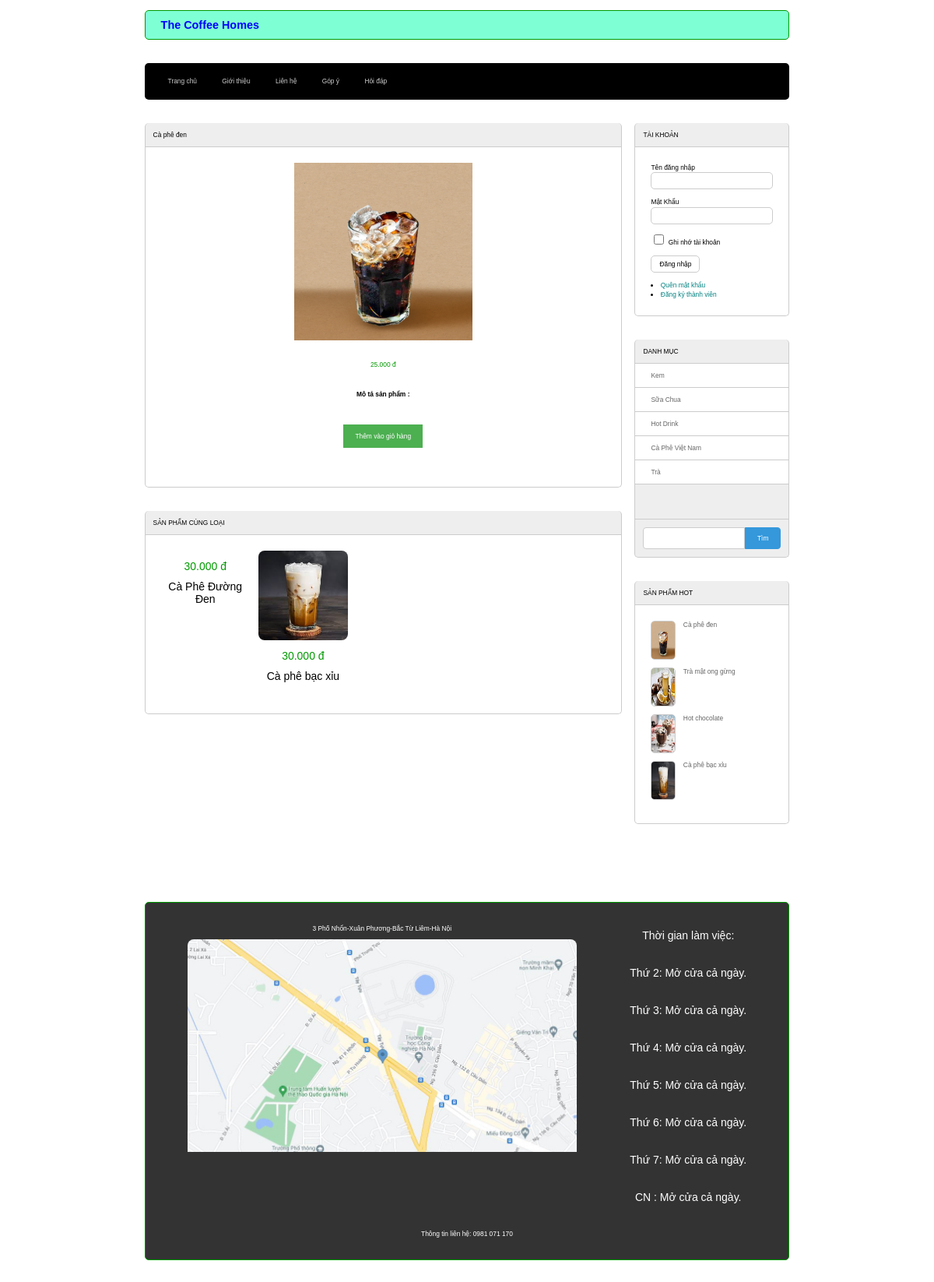
Page /index.php?act=chitietsanpham&idsp=10 on the committed database.
### tables this page shows
CREATE TABLE `products` (
  `ProductID` int(11) NOT NULL,
  `TenSanPham` varchar(255) DEFAULT NULL,
  `MoTa` text DEFAULT NULL,
  `GiaBan` decimal(10,3) DEFAULT NULL,
  `HinhAnhSanPham` varchar(255) DEFAULT NULL,
  `CategoryID` int(11) DEFAULT NULL
);

CREATE TABLE `categories` (
  `CategoriesID` int(11) NOT NULL,
  `TenDanhMuc` varchar(255) DEFAULT NULL,
  `MoTaDanhMuc` text DEFAULT NULL
);

### model/pdo.php (called while the page is built, shortened)
<?php
function pdo_get_connection(){
    $dburl = "mysql:host=localhost;dbname=webcoffeehomes;charset=utf8";
    $username = 'root';
    $password = '';
    $conn = new PDO($dburl, $username, $password);
    $conn->setAttribute(PDO::ATTR_ERRMODE, PDO::ERRMODE_EXCEPTION);
    return $conn;
}
function pdo_query($sql){
    $sql_args = array_slice(func_get_args(), 1);
    try{
        $conn = pdo_get_connection();
        $stmt = $conn->prepare($sql);
        $stmt->execute($sql_args);
        $rows = $stmt->fetchAll();
        return $rows;
    }
    catch(PDOException $e){
        throw $e;
    }
    finally{
        unset($conn);
    }
}
function pdo_query_one($sql){
    $sql_args = array_slice(func_get_args(), 1);
    try{
        $conn = pdo_get_connection();
        $stmt = $conn->prepare($sql);
        $stmt->execute($sql_args);
        $row = $stmt->fetch(PDO::FETCH_ASSOC);
        return $row;
    }
    catch(PDOException $e){
        throw $e;
    }
    finally{
        unset($conn);
    }
}

### model/sanpham.php (called while the page is built, shortened)
<?php
function loadall_sanpham_home($iddm=0) {
    $sql = "SELECT * FROM products WHERE 1 ORDER BY ProductID DESC LIMIT 0,9";
    $dssanpham = pdo_query($sql);
    return $dssanpham;
}
function loadone_sanpham($id=0) {
    $sql = "SELECT * FROM products WHERE ProductID=".$id;
    $sp = pdo_query_one($sql);
    return $sp;
}
function load_sanpham_cungloai($id,$iddm) {
    $sql = "SELECT * FROM products WHERE CategoryID=".$iddm." AND ProductID <>".$id;
    $listspcungloai = pdo_query($sql);
    return $listspcungloai;
}
?>

### global.php (called while the page is built)
<?php
    $img_path = "upload/"
?>

### model/danhmuc.php (called while the page is built, shortened)
<?php
function loadall_danhmuc() {
    $sql = "SELECT * FROM categories ORDER BY CategoriesID desc";
    $dsdanhmuc = pdo_query($sql);
    return $dsdanhmuc;
}
?>

### view/chitietsanpham.php (the view)
<div class="row mb">
    <div class="boxtrai mr">
        <?php
            extract($onesp);
        ?>
        <div class="boxtitle"><?=$TenSanPham?></div>
        <div class="row boxcontent mb">
            <?php
                $img = $img_path . $HinhAnhSanPham;
                echo '<div class="row mb spct"><img src="'.$img.'" alt="">
                <p class="spct_gia">'.$GiaBan.' đ</p>
                <p class="mota">Mô tả sản phẩm : </p>
                <p>'.$MoTa.'</p>
                <div class="row btnaddtocart">
                <form action="index.php?act=addtocart" method="post">
                    <input type="hidden" name="id" value="'.$ProductID.'">
                    <input type="hidden" name="name" value="'.$TenSanPham.'">
                    <input type="hidden" name="img" value="'.$HinhAnhSanPham.'">
                    <input type="hidden" name="price" value="'.$GiaBan.'">
                    <input type="submit" name="addtocart" value="Thêm vào giỏ hàng">
                </form>
                </div>
                </div>';
            ?>
        </div>
        <div class="row">
            <div class="boxtitle">SẢN PHẨM CÙNG LOẠI</div>
            <div class="row boxcontent">
                <?php
                    foreach ($listspcungloai as $spcungloai) {
                        extract($spcungloai);
                        $img = $img_path . $HinhAnhSanPham;
                        $linksp="index.php?act=chitietsanpham&idsp=".$ProductID;
                        echo '<div class="spcungloai">
                        <a href="'.$linksp.'"><img src="'.$img.'" alt=""></a>
                        <p class="giaban">'.$GiaBan.' đ</p>
                        <p>'.$TenSanPham.'</p>
                        </div>';
                    }
                ?>
            </div>
        </div>
    </div>
    <div class="boxphai">
        <?php
        include "boxright.php";
        ?>
    </div>

### view/header.php (shortened to what this page needs)
<!DOCTYPE html>
<html lang="en">
    <head>
        <link rel="stylesheet" href="view/css/style.css" />
    </head>
    <body>
        <div class="boxcenter">
            <div class="row mb header"><h1>The Coffee Homes</h1></div>
            <div class="row mb menu">
                <ul>
                    <li><a href="index.php">Trang chủ</a></li>
                    <li><a href="index.php?act=gioithieu">Giới thiệu</a></li>
                    <li><a href="index.php?act=lienhe">Liên hệ</a></li>
                    <li><a href="index.php?act=gopy">Góp ý</a></li>
                    <li><a href="index.php?act=hoidap">Hỏi đáp</a></li>
                </ul>
            </div>

### index.php (shortened to what this page needs)
<?php
include "model/pdo.php";
include "model/danhmuc.php";
include "model/sanpham.php";
include "view/header.php";
include "global.php";
$spnew = loadall_sanpham_home();
$dsdanhmuc = loadall_danhmuc();
if (isset($_GET['act']) && $_GET['act'] != "") {
    $act = $_GET['act'];
    switch ($act) {
        case 'chitietsanpham':
            if (isset($_GET['idsp']) && $_GET['idsp'] > 0) {
                $onesp = loadone_sanpham($_GET['idsp']);
                extract($onesp);
                $listspcungloai = load_sanpham_cungloai($ProductID, $CategoryID);
                include "view/chitietsanpham.php";
            } else include "view/home.php";
            break;
    }
} else {
    include "view/home.php";
}
include "view/footer.php";

### view/boxright.php
<div class="row mb">
                        <div class="boxtitle">TÀI KHOẢN</div>
                        <div class="boxcontent formtaikhoan">
                            <?php
                                if(isset($_SESSION['user']) && is_array($_SESSION['user'])) {
                                    extract($_SESSION['user']);
                            ?>
                                <div class="row mb10">
                                    Xin Chào <span style="color:blue"><?=$TenTaiKhoan?></span>
                                </div>
                                <div class="row mb10">
                                    <li>
                                        <a href="index.php?act=capnhaptaikhoan">Cập nhập tài khoản</a>
                                    </li>
                                    <li>
                                        <a href="admin/index.php">Đăng nhập admin</a>
                                    </li>
                                    <li>
                                        <a href="index.php?act=thoat">Thoát</a>
                                    </li>
                                </div>
                            <?php
                                }else{
                            ?>
                            <form action="index.php?act=dangnhap" method="post">
                                <div class="row mb10">
                                    Tên đăng nhập <br />
                                    <input type="text" name="user" />
                                </div>
                                <div class="row mb10">
                                    Mật Khẩu <br />
                                    <input type="password" name="pass" id="" />
                                </div>
                                <div class="row mb10">
                                    <input type="checkbox" name="" /> Ghi nhớ
                                    tài khoản
                                </div>
                                <div class="row mb10">
                                    <input type="submit" value="Đăng nhập" name="dangnhap" />
                                </div>
                                <li>
                                    <a href="#">Quên mật khẩu</a>
                                </li>
                                <li>
                                    <a href="index.php?act=dangky">Đăng ký thành viên</a>
                                </li>
                            </form>
                            <?php }?>
                        </div>
                    </div>
                    <div class="row mb">
                        <div class="boxtitle">DANH MỤC</div>
                        <div class="boxcontent2 menudoc">
                            <ul>
                                <?php
                                    foreach ($dsdanhmuc as $dm) {
                                        extract($dm);
                                        $linkdm = "index.php?act=sanpham&iddm=".$CategoriesID;
                                        echo '<li><a href="'.$linkdm.'">'.$TenDanhMuc.'</a></li>';
                                    }
                                ?>
                            </ul>
                        </div>
                        <div class="boxfooter searbox">
                            <form action="index.php?act=sanpham" method="post" class="row-search">
                                <input type="text" name="keysearch"/>
                                <input type="submit" name="search" value="Tìm" class="search-btn round">
                            </form>
                        </div>
                    </div>
                    <div class="row">
                        <div class="boxtitle">SẢN PHẨM HOT</div>
                        <div class="row boxcontent">
                            <div class="row mb10 top10">
                                <img src="view/images/banner/13.-Ca-phe-den-600x600.png" alt="" />
                                <a href="#">Cà phê đen </a>
                            </div>
                            <div class="row mb10 top10">
                                <img src="view/images/banner/tải xuống (1).jpg" alt="" />
                                <a href="#">Trà mật ong gừng</a>
                            </div>
                            <div class="row mb10 top10">
                                <img src="view/images/banner/tải xuống (2).jpg" alt="" />
                                <a href="#">Hot chocolate </a>
                            </div>
                            <div class="row mb10 top10">
                                <img src="view/images/banner/tải xuống.jpg" alt="" />
                                <a href="#">Cà phê bạc xỉu</a>
                            </div>
                        </div>
                    </div>

### view/footer.php (shortened to what this page needs)
<div class="row mb footer">
<div class="contact-info">
            <div class="zoomable">
                <p>3 Phố Nhổn-Xuân Phương-Bắc Từ Liêm-Hà Nội</p>
                <img src="view/images/banner/address.jpg" alt="Address Image" id="zoomedImage">
            </div>
            <div>
                <p class="working-hours">Thời gian làm việc: <br>
                    <br><br>Thứ 2: Mở cửa cả ngày.
                    <br><br><br>Thứ 3: Mở cửa cả ngày.
                    <br><br><br>Thứ 4: Mở cửa cả ngày.
                    <br><br><br>Thứ 5: Mở cửa cả ngày.
                    <br><br><br>Thứ 6: Mở cửa cả ngày.
                    <br><br><br>Thứ 7: Mở cửa cả ngày.
                    <br><br><br>CN   : Mở cửa cả ngày.
                </p>
            </div>
</div>
        <p>Thông tin liên hệ: 0981 071 170</p>
</div>
        </div>
    </body>
</html>

### view/css/style.css (style rules this page uses)
* { box-sizing: border-box; font-family: sans-serif; font-size: 0.7vw; }
.boxcenter { width: 70%; margin: 0 auto; }
.row { float: left; width: 100%; }
.mb { margin-bottom: 30px; }
.mb10 { margin-bottom: 10px; }
.mr { margin-right: 2%; }
.header { background-color: aquamarine; border: 1px #090 solid; font-size: 1vw; color: blue; border-radius: 5px; margin-top: 5px; }
.header h1 { margin: 10px 20px; font-size: 1.2vw; }
.footer { background-color: aquamarine; border: 1px #090 solid; font-size: 0.8vw; color: blue; border-radius: 5px; padding: 20px; }
.menu { background-color: black; color: #ccc; border-radius: 5px; }
.boxtrai { float: left; width: 74%; }
.boxphai { float: left; width: 24%; }
.boxtitle { background-color: #EEE; padding: 10px; border-top-left-radius: 5px; border-top-right-radius: 5px; border-left: 1px #ccc solid; border-right: 1px #ccc solid; border-bottom: 1px #ccc solid; }
.boxcontent { border-left: 1px #ccc solid; border-right: 1px #ccc solid; border-bottom: 1px #ccc solid; border-bottom-left-radius: 5px; border-bottom-right-radius: 5px; min-height: 200px; padding: 20px; }
.boxcontent2 { border-left: 1px #ccc solid; border-right: 1px #ccc solid; border-bottom: 1px #ccc solid; min-height: 200px; background-color: #eee; }
.boxfooter { background-color: #EEE; padding: 10px; border-bottom-left-radius: 5px; border-bottom-right-radius: 5px; border-left: 1px #ccc solid; border-right: 1px #ccc solid; border-bottom: 1px #ccc solid; }
.btnaddtocart { margin-top: 10px; text-align: center; }
.boxsp input[type="submit"], .spct input[type="submit"] { background-color: #4CAF50; color: white; padding: 10px 15px; border: none; cursor: pointer; transition: background-color 0.3s ease-in-out; }
.menu ul { padding: 10px 15px; }
.menu ul li { list-style-type: none; display: inline-block; padding: 0px 15px; }
.menu ul li a { color: #ccc; text-decoration: none; transition: 0.5s; }
.formtaikhoan { line-height: 150%; }
.formtaikhoan input[type="text"], .formtaikhoan input[type="password"], .formtaikhoan input[type="email"], .formcontent input[type="text"] { width: 100%; border: 1px #ccc solid; padding: 5px 10px; border-radius: 5px; }
.formtaikhoan input[type="checkbox"] { border-radius: 5px; }
.formtaikhoan input[type="submit"], .formtaikhoan input[type="reset"], .formcontent input[type="submit"], .formcontent input[type="reset"], .formcontent input[type="button"] { padding: 5px 10px; border-radius: 5px; background-color: white; border: 1px #ccc solid; }
.formtaikhoan li a { color: teal; text-decoration: none; }
.menudoc ul { margin: 0; padding: 0; list-style-type: none; }
.menudoc ul li { padding: 10px 20px; background-color: #fff; border-bottom: 1px #ccc solid; }
.menudoc ul li a { color: #666; text-decoration: none; }
.searbox input[type="text"] { width: 100%; padding: 5px 10px; background-color: #fff; border: 1px #ccc solid; border-radius: 5px; }
.top10 img { width: 20%; height: 50px; float: left; margin-right: 10px; border-radius: 5px; border: 1px #ccc solid; }
.top10 a { color: #666; text-decoration: none; }
.spct { text-align: center; }
.spct p { margin: 20px; line-height: 18px; }
.spct img { width: 40%; }
.spct .spct_gia { color: #090; }
.spct .mota { font-weight: bolder; }
.spcungloai { width: 20%; margin-bottom: 20px; text-align: center; display: inline-block; vertical-align: top; box-sizing: border-box; margin-right: 2%; }
.spcungloai:last-child { margin-right: 0; }
.spcungloai img { max-width: 100%; height: auto; border-radius: 8px; margin-bottom: 10px; }
.spcungloai .giaban { margin-bottom: 10px; color: #090; }
.spcungloai p { margin: 0; font-size: 14px; }
.footer { background-color: #333; color: #fff; padding: 20px; text-align: center; margin-top: 100px; }
.contact-info { display: flex; justify-content: space-around; margin-bottom: 20px; }
.zoomable { position: relative; overflow: hidden; width: 500px; height: 300px; }
.zoomable img { width: 100%; height: 100%; object-fit: cover; object-position: center center; border-radius: 8px; transition: transform 0.3s ease-in-out; }
.working-hours { font-size: 14px; }
.searbox input[type="text"] { padding: 8px; border: 1px solid #ccc; border-radius: 4px 0 0 4px; outline: none; }
.searbox input[type="submit"] { padding: 8px 15px; background-color: #3498db; color: #fff; border: 1px solid #3498db; border-radius: 0 4px 4px 0; cursor: pointer; }
.search-btn.round { border-radius: 50%; }
.row-search { display: flex; }

### rows in the picture
products: TenSanPham "Cà phê đen", HinhAnhSanPham (picture), GiaBan "25.000"
products: GiaBan "30.000", TenSanPham "Cà Phê Đường Đen"
products: HinhAnhSanPham (picture), GiaBan "30.000", TenSanPham "Cà phê bạc xỉu"
categories: TenDanhMuc "Kem"
categories: TenDanhMuc "Sữa Chua"
categories: TenDanhMuc "Hot Drink"
categories: TenDanhMuc "Cà Phê Việt Nam"
categories: TenDanhMuc "Trà"
